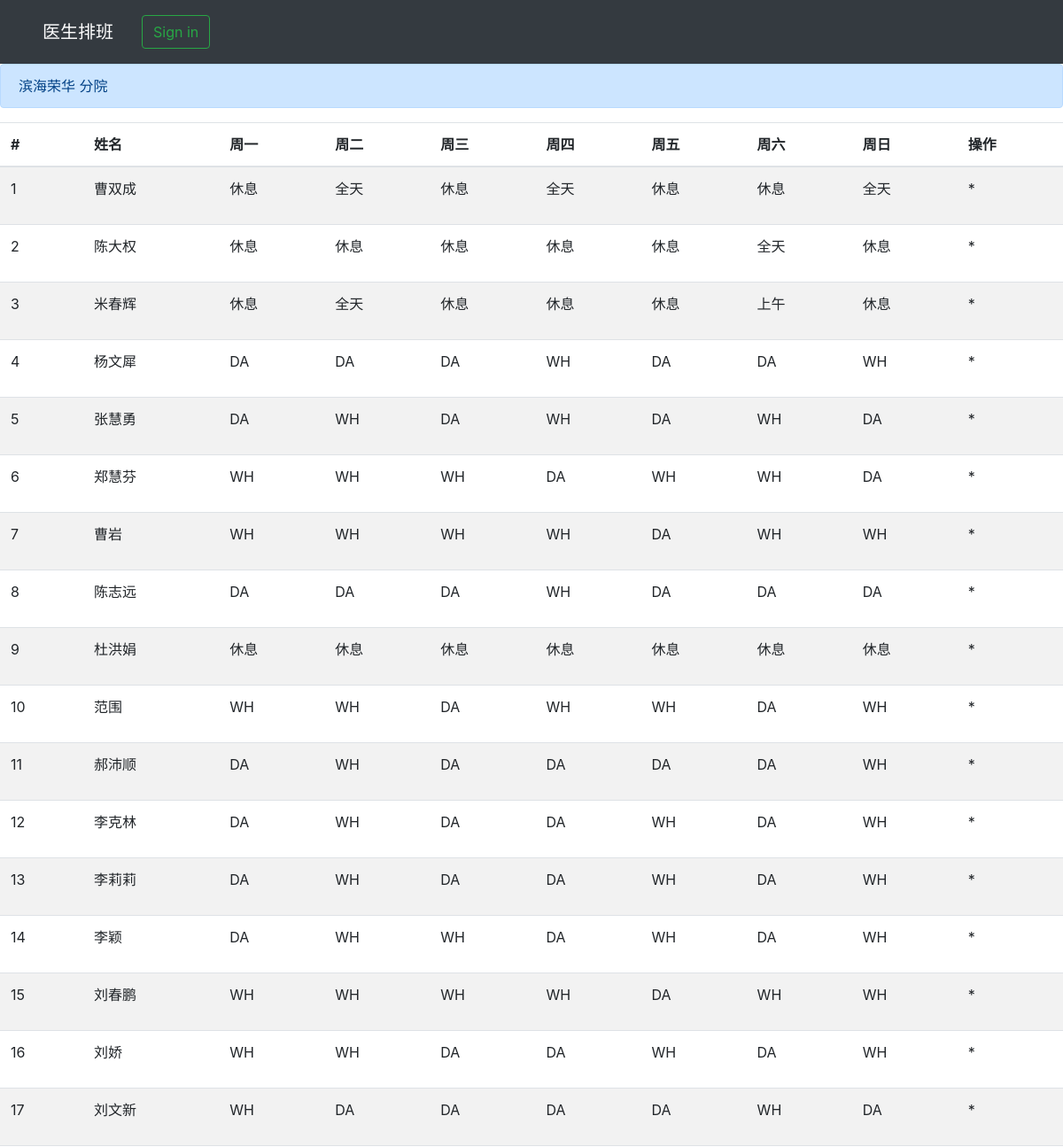
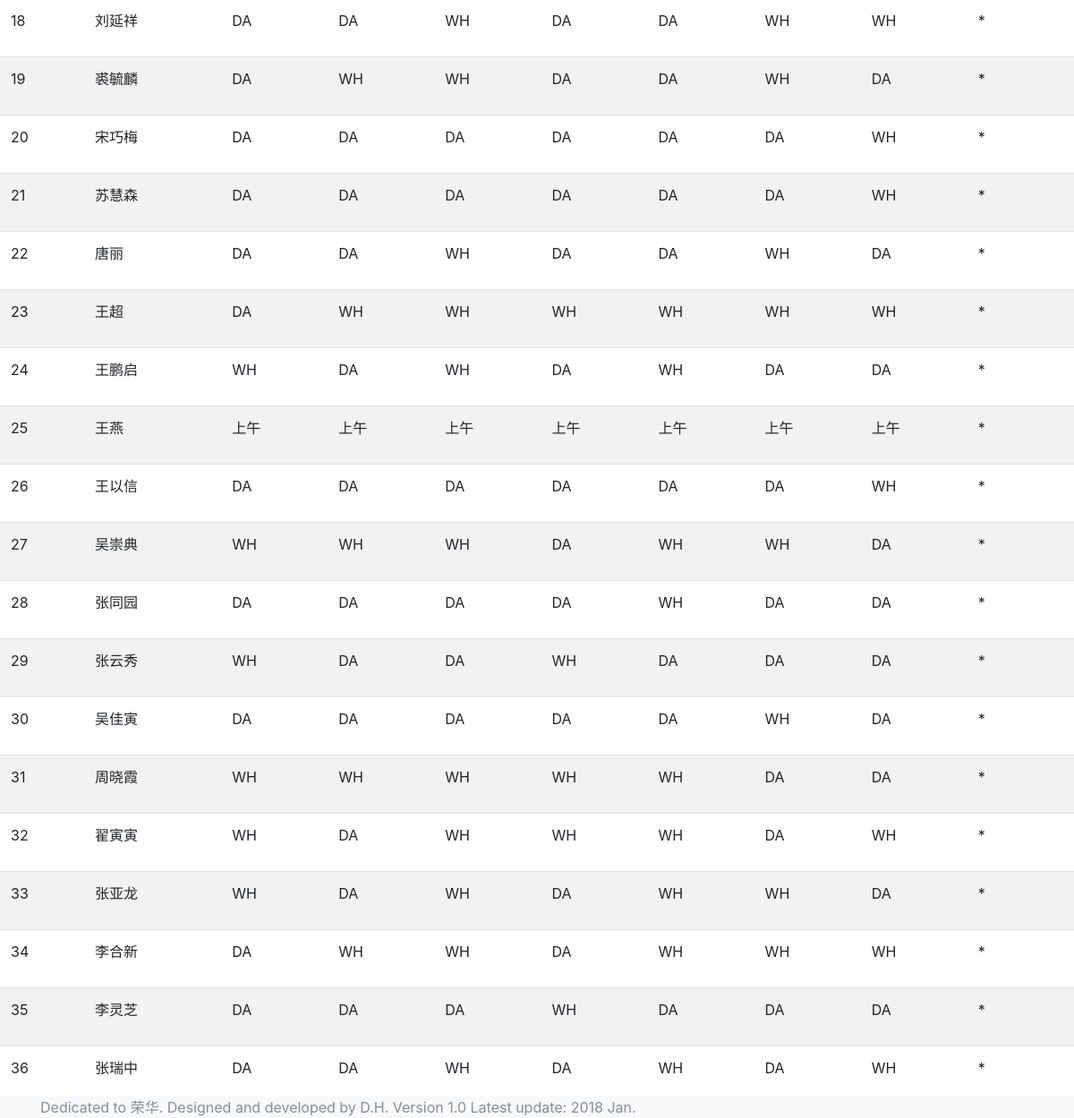
Screenshot of /schedule/7/bybranch/ with the database file from the repository (2 pictures, top to bottom).
### schedule/models.py (models this page shows, shortened)
class Branch(models.Model): #分院名字
    b_name = models.CharField(max_length=50)

class Arrange(models.Model): #医生出诊排班
    doctor = models.ForeignKey(Doctor, on_delete=models.CASCADE)
    branch = models.ForeignKey(Branch, on_delete=models.CASCADE)
    MORNING = "上午"
    AFTERNOON ="下午"
    WHOLEDAY = "全天"
    DAYOFF = "休息"
    PLAN_CHOICE = (
                    (MORNING,"上午"),
                    (AFTERNOON,"下午"),
                    (WHOLEDAY,"全天"),
                    (DAYOFF, "休息"),
                  )
    mon = models.CharField(max_length=10, choices=PLAN_CHOICE, default=DAYOFF)
    tue = models.CharField(max_length=10, choices=PLAN_CHOICE, default=DAYOFF)
    wed = models.CharField(max_length=10, choices=PLAN_CHOICE, default=DAYOFF)
    thu = models.CharField(max_length=10, choices=PLAN_CHOICE, default=DAYOFF)
    fri = models.CharField(max_length=10, choices=PLAN_CHOICE, default=DAYOFF)
    sat = models.CharField(max_length=10, choices=PLAN_CHOICE, default=DAYOFF)
    sun = models.CharField(max_length=10, choices=PLAN_CHOICE, default=DAYOFF)
    class Meta:
        unique_together = ("doctor","branch")

class Doctor(models.Model):
    name = models.CharField(max_length=16)
    department = models.CharField(max_length=50) #儿科，妇科 like so...

### schedule/views.py (the view)
# urls.py: url(r'^(?P<b_id>[0-9]+)/bybranch/$', views.bybranch, name='bybranch'),
def bybranch(request, b_id):
    arrangeList = get_list_or_404(Arrange, branch_id=b_id)
    branchRow = get_object_or_404(Branch, id=b_id)
    context = {
        'arrangeList': arrangeList,
        'branchRow': branchRow,
    }
    return render(request, 'schedule/bybranch.html', context)

### templates/schedule/bybranch.html
{% extends "base.html" %}
{% block content %}
        <div class="alert alert-primary" role="alert">
          {{ branchRow.b_name }} 分院
        </div>
        {% if arrangeList %}
        <table class="table table-striped">
          <thead>
            <tr>
              <th scope="col">#</th>
              <th scope="col">姓名</th>
              <th scope="col">周一</th>
              <th scope="col">周二</th>
              <th scope="col">周三</th>
              <th scope="col">周四</th>
              <th scope="col">周五</th>
              <th scope="col">周六</th>
              <th scope="col">周日</th>
              <th scope="col">操作</th>
            </tr>
          </thead>
          <tbody>
            {% for arr in arrangeList %}
            <tr>
              <td>{{forloop.counter}}</td>
              <td>{{arr.doctor.name}}</td>
              <td>{{arr.mon}}</td>
              <td>{{arr.tue}}</td>
              <td>{{arr.wed}}</td>
              <td>{{arr.thu}}</td>
              <td>{{arr.fri}}</td>
              <td>{{arr.sat}}</td>
              <td>{{arr.sun}}</td>
              <td>
                {% if user.username == branchRow.b_name or user.is_superuser %}
                <a class="btn btn-primary" href="{% url 'schedule:arrange_update' arr.id %}" role="button">修改</a>
                {% else %}
                <p>*</p>
                {% endif %}
              </td>
            </tr>
            {% endfor %}
          </tbody>
        </table>
        {% endif %}
{% endblock %}

### rows the page displays
Branch: b_name "滨海荣华"
Arrange: doctor.name "曹双成", mon "休息", tue "全天", wed "休息", thu "全天", fri "休息", sat "休息", sun "全天"
Arrange: doctor.name "陈大权", mon "休息", tue "休息", wed "休息", thu "休息", fri "休息", sat "全天", sun "休息"
Arrange: doctor.name "米春辉", mon "休息", tue "全天", wed "休息", thu "休息", fri "休息", sat "上午", sun "休息"
Arrange: doctor.name "杨文犀", mon "DA", tue "DA", wed "DA", thu "WH", fri "DA", sat "DA", sun "WH"
Arrange: doctor.name "张慧勇", mon "DA", tue "WH", wed "DA", thu "WH", fri "DA", sat "WH", sun "DA"
Arrange: doctor.name "郑慧芬", mon "WH", tue "WH", wed "WH", thu "DA", fri "WH", sat "WH", sun "DA"
Arrange: doctor.name "曹岩", mon "WH", tue "WH", wed "WH", thu "WH", fri "DA", sat "WH", sun "WH"
Arrange: doctor.name "陈志远", mon "DA", tue "DA", wed "DA", thu "WH", fri "DA", sat "DA", sun "DA"
Arrange: doctor.name "杜洪娟", mon "休息", tue "休息", wed "休息", thu "休息", fri "休息", sat "休息", sun "休息"
Arrange: doctor.name "范围", mon "WH", tue "WH", wed "DA", thu "WH", fri "WH", sat "DA", sun "WH"
Arrange: doctor.name "郝沛顺", mon "DA", tue "WH", wed "DA", thu "DA", fri "DA", sat "DA", sun "WH"
Arrange: doctor.name "李克林", mon "DA", tue "WH", wed "DA", thu "DA", fri "WH", sat "DA", sun "WH"
Arrange: doctor.name "李莉莉", mon "DA", tue "WH", wed "DA", thu "DA", fri "WH", sat "DA", sun "WH"
Arrange: doctor.name "李颖", mon "DA", tue "WH", wed "WH", thu "DA", fri "WH", sat "DA", sun "WH"
Arrange: doctor.name "刘春鹏", mon "WH", tue "WH", wed "WH", thu "WH", fri "DA", sat "WH", sun "WH"
Arrange: doctor.name "刘娇", mon "WH", tue "WH", wed "DA", thu "DA", fri "WH", sat "DA", sun "WH"
Arrange: doctor.name "刘文新", mon "WH", tue "DA", wed "DA", thu "DA", fri "DA", sat "WH", sun "DA"
Arrange: doctor.name "刘延祥", mon "DA", tue "DA", wed "WH", thu "DA", fri "DA", sat "WH", sun "WH"
Arrange: doctor.name "裘毓麟", mon "DA", tue "WH", wed "WH", thu "DA", fri "DA", sat "WH", sun "DA"
Arrange: doctor.name "宋巧梅", mon "DA", tue "DA", wed "DA", thu "DA", fri "DA", sat "DA", sun "WH"
Arrange: doctor.name "苏慧森", mon "DA", tue "DA", wed "DA", thu "DA", fri "DA", sat "DA", sun "WH"
Arrange: doctor.name "唐丽", mon "DA", tue "DA", wed "WH", thu "DA", fri "DA", sat "WH", sun "DA"
Arrange: doctor.name "王超", mon "DA", tue "WH", wed "WH", thu "WH", fri "WH", sat "WH", sun "WH"
Arrange: doctor.name "王鹏启", mon "WH", tue "DA", wed "WH", thu "DA", fri "WH", sat "DA", sun "DA"
Arrange: doctor.name "王燕", mon "上午", tue "上午", wed "上午", thu "上午", fri "上午", sat "上午", sun "上午"
Arrange: doctor.name "王以信", mon "DA", tue "DA", wed "DA", thu "DA", fri "DA", sat "DA", sun "WH"
Arrange: doctor.name "吴崇典", mon "WH", tue "WH", wed "WH", thu "DA", fri "WH", sat "WH", sun "DA"
Arrange: doctor.name "张同园", mon "DA", tue "DA", wed "DA", thu "DA", fri "WH", sat "DA", sun "DA"
Arrange: doctor.name "张云秀", mon "WH", tue "DA", wed "DA", thu "WH", fri "DA", sat "DA", sun "DA"
Arrange: doctor.name "吴佳寅", mon "DA", tue "DA", wed "DA", thu "DA", fri "DA", sat "WH", sun "DA"
Arrange: doctor.name "周晓霞", mon "WH", tue "WH", wed "WH", thu "WH", fri "WH", sat "DA", sun "DA"
Arrange: doctor.name "翟寅寅", mon "WH", tue "DA", wed "WH", thu "WH", fri "WH", sat "DA", sun "WH"
Arrange: doctor.name "张亚龙", mon "WH", tue "DA", wed "WH", thu "DA", fri "WH", sat "WH", sun "DA"
Arrange: doctor.name "李合新", mon "DA", tue "WH", wed "WH", thu "DA", fri "WH", sat "WH", sun "WH"
Arrange: doctor.name "李灵芝", mon "DA", tue "DA", wed "DA", thu "WH", fri "DA", sat "DA", sun "DA"
Arrange: doctor.name "张瑞中", mon "DA", tue "DA", wed "WH", thu "DA", fri "WH", sat "DA", sun "WH"
